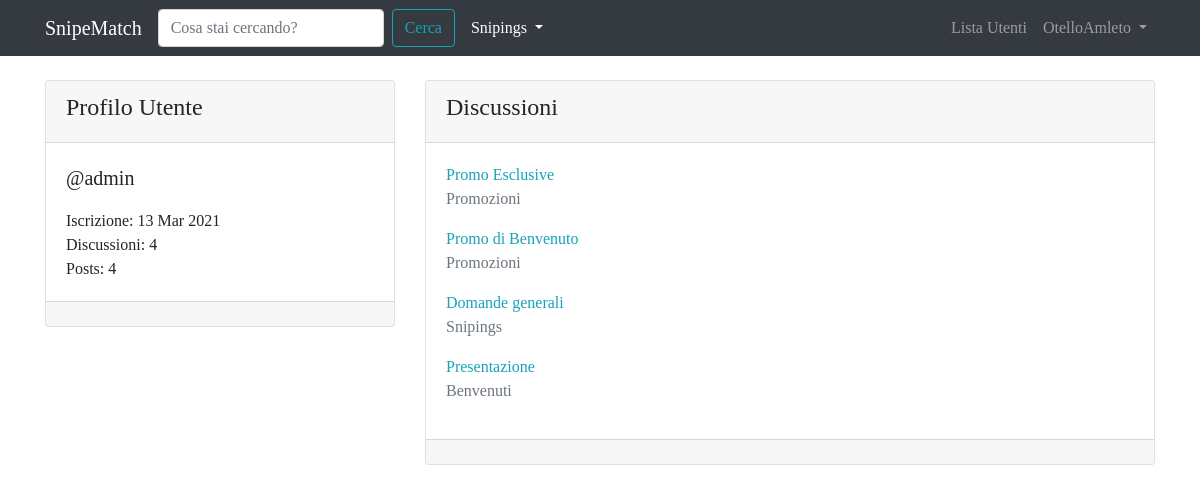
Page /user/admin/ (signed in) on the committed database.
### forum/models.py (models this page shows, shortened)
class Discussione(models.Model):
    titolo = models.CharField(max_length=120)
    data_creazione = models.DateTimeField(auto_now_add=True)   #auto_now_add setta la adata quando è creata la discussione
    autore_discussione = models.ForeignKey(User, on_delete=models.CASCADE, related_name="discussioni")  #col related accedo facilmente alle discussioni create da un utente
    sezione_appartenenza = models.ForeignKey(Sezione, on_delete=models.CASCADE)
    def get_absolute_url(self):
        return reverse("visualizza_discussione", kwargs={"pk": self.pk})  #gli passo come argomento la chiave primaria, perchè serve per riscostruire l'url
    class Meta:
        verbose_name = "Discussione"
        verbose_name_plural = "Discussioni"

class Sezione(models.Model):
    nome_sezione = models.CharField(max_length=80)
    descrizione = models.CharField(max_length=150, blank=True, null=True)   #blank: può non essere presente il campo; null: ouò essere null
    logo_sezione = models.ImageField(blank=True, null=True)
    def __str__(self):
        return self.nome_sezione
    class Meta:
        verbose_name = "Sezione"
        verbose_name_plural = "Sezioni"

### core/views.py (the view)
# urls.py: path("user/<str:username>/", views.user_profile_view, name="user_profile"),
def user_profile_view(request, username): #gli passo l'identificativo dello user (uso la chiave primaria)
    user = get_object_or_404(User, username=username)   #prendo lo user che ha quella chiave primaria, se non esiste ottengo 404
    discussioni_utente = Discussione.objects.filter(autore_discussione=user).order_by("-pk")
    context = {"user": user, "discussioni_utente": discussioni_utente}
    return render(request, "core/user_profile.html", context)

### core/templates/core/user_profile.html (shortened to what this page needs)
{% extends 'base.html' %}
{% block content %}
    <div class="row mt-3">
        <div class="col-4">
            <div class="card my-2">
                <div class="card-header">
                    <h4>{% if request.user == user %} Il Tuo {% endif %}Profilo Utente</h4>
                </div>
                <div class="card-body">
                    <p class="lead">@{{ user }}</p>
                    <p class="mb-0">Iscrizione: {{ user.date_joined|date:"d M Y"}}</p>
                    <p class="mb-0">Discussioni: {{ user.discussioni.count }}</p>
                    <p class="mb-0">Posts: {{ user.posts.count }}</p>
                </div>
                <div class="card-footer"></div>
            </div>
        </div>
        <div class="col-8">
            <div class="card my-2">
                <div class="card-header">
                    <h4>Discussioni</h4>
                </div>
                <div class="card-body">
                    {% for discussione in discussioni_utente %}
                        <a href="{{ discussione.get_absolute_url }}">{{ discussione.titolo }}</a>
                        <p class="text-muted">{{ discussione.sezione_appartenenza }}</p>
                    {% endfor %}
                </div>
                <div class="card-footer"></div>
            </div>
        </div>
    </div>
{% endblock content %}

### templates/base.html (shortened to what this page needs)
{% load static %}
<!doctype html>
<html lang="it">
  <head>
    <link rel="stylesheet" href="https://stackpath.bootstrapcdn.com/bootstrap/4.3.1/css/bootstrap.min.css">
    <link rel="stylesheet" href="https://cdnjs.cloudflare.com/ajax/libs/jquery-datetimepicker/2.5.20/jquery.datetimepicker.min.css" />
    <link rel="stylesheet" href="https://unpkg.com/bootstrap-table@1.18.3/dist/bootstrap-table.min.css">
    <link rel="stylesheet" href="{% static 'css/agora.css' %}">
  </head>
  <body>
    <nav class="navbar navbar-expand-sm navbar-dark bg-dark">
      <div class="container">
        <a class="navbar-brand" href="/">SnipeMatch</a>
        <div class="collapse navbar-collapse" id="navbarSupportedContent">
          <form class="form-inline my-lg-0 mr-2" action="{% url 'funzione_cerca' %}">
            <input name="q" class="form-control mr-sm-2" type="search" placeholder="Cosa stai cercando?" aria-label="Search">
            <button class="btn btn-outline-info my-2 my-sm-0" type="submit">Cerca</button>
          </form>
          <ul class="navbar-nav mr-auto">
            <li class="nav-item active dropdown">
              <a class="nav-link dropdown-toggle" href="#" id="navbarDropdown" role="button" data-toggle="dropdown" aria-haspopup="true" aria-expanded="false">
                Snipings
              </a>
            </li>
          </ul>
          <ul class="navbar-nav ml-auto">
            <li class="nav-item">
              <a class="nav-link" href="{% url 'user_list' %}">Lista Utenti <span class="sr-only">(current)</span></a>
            </li>
            {% if request.user.is_authenticated %}
              <li class="nav-item dropdown">
                <a class="nav-link dropdown-toggle" href="#" id="navbarDropdown" role="button" data-toggle="dropdown" aria-haspopup="true" aria-expanded="false">
                  {{ request.user.username }}
                </a>
              </li>
            {% endif %}
          </ul>
        </div>
      </div>
    </nav>
    <div class="container">
        {% block content %}
        {% endblock content %}
    </div>
  </body>
</html>

### static-storage/css/agora.css (style rules this page uses)
body { font-family: 'Slabo 27px', serif; }
a, a:hover { color: #17a2b8; }

### rows in the picture
Discussione: titolo "Promo Esclusive", sezione_appartenenza "Promozioni"
Discussione: titolo "Promo di Benvenuto", sezione_appartenenza "Promozioni"
Discussione: titolo "Domande generali", sezione_appartenenza "Snipings"
Discussione: titolo "Presentazione", sezione_appartenenza "Benvenuti"

### other values in the picture
{{ request.user.username }} "OtelloAmleto"
{{ user }} "admin"
{{ user.date_joined|date:"d M Y" }} "13 Mar 2021"
{{ user.discussioni.count }} "4"
{{ user.posts.count }} "4"
